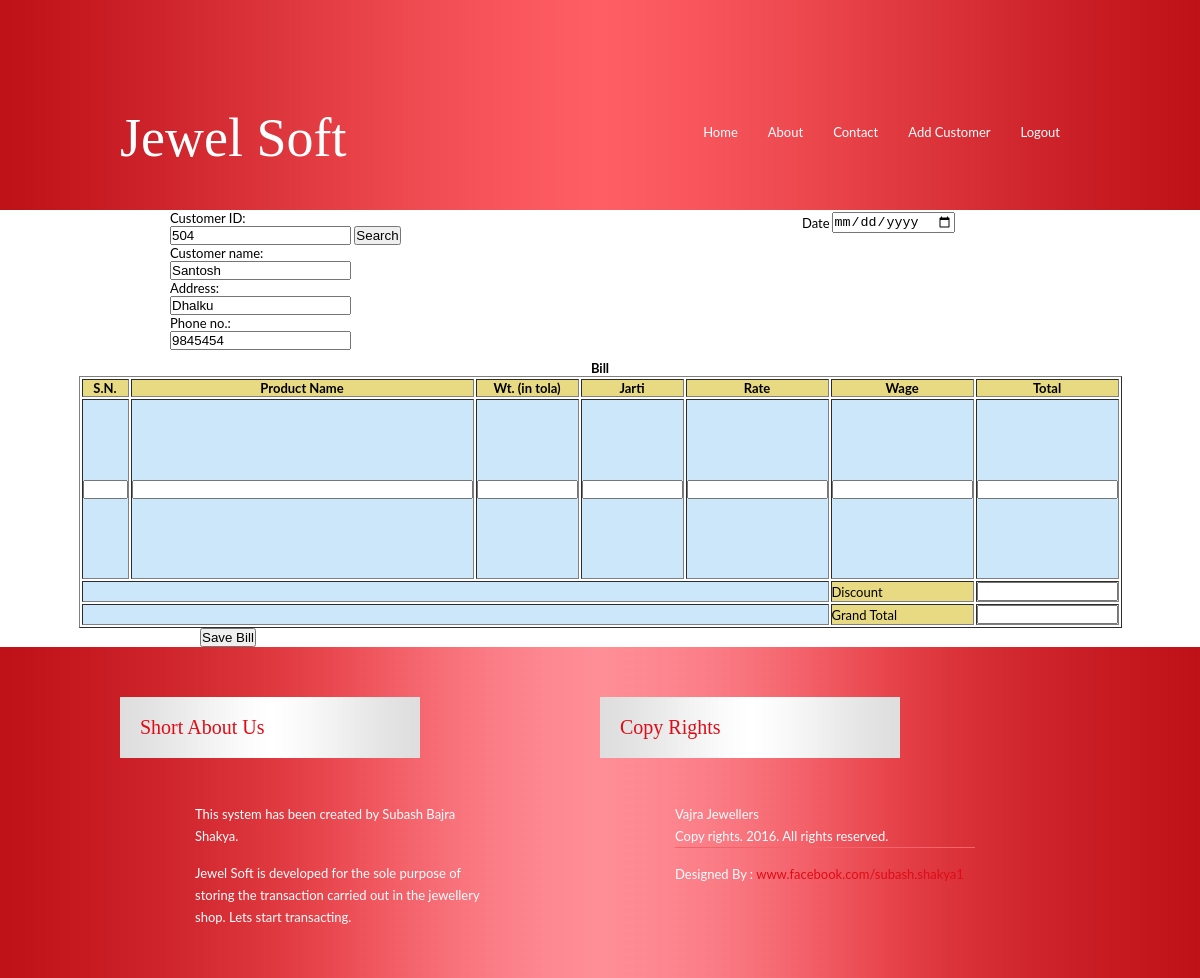
The page /Project/bill1.php?cid=504 (signed in) on the database its author committed.
### tables this page shows
CREATE TABLE `customer` (
`cust_id` int(3) NOT NULL,
  `cust_name` varchar(30) NOT NULL,
  `address` varchar(30) NOT NULL,
  `ph_no` int(100) NOT NULL,
  `image` text NOT NULL
);

### Project/bill1.php (the view, shortened to what this page needs)
<?php include("template/header.php");
include("template/session_start.php") ?>
<?php
$customer = new Customer();
if(isset($_GET["cid"])){
    $cid = $_GET["cid"];
    $sql = "Select * from customer where cust_id = $cid";
    $result=@mysql_query($sql);
    while($row=mysql_fetch_array($result)) {
        $customer->id = $row["cust_id"];
        $customer->name = $row["cust_name"];
        $customer->address = $row["address"];
        $customer->phone = $row["ph_no"];
    }
}
?>
<form method="post" name="bill" action="insert.php" onsubmit="return validateForm()">
    <div class="right">
        <table>
            <tr>
                <td>Date</td>
                <td><input type="date" name="date"></td>
            </tr>
        </table>
    </div>
    <div class="left">
        Customer ID:<br/>
        <input type="text" name="cust_id" id="cid" value="<?php echo $customer->id ?>">
        <input type="button" value="Search" onclick="search()">
        Customer name: <br/>
        <input type="text" name="cust_name" value="<?php echo $customer->name ?>"><br/>
        Address:<br/>
        <input type="text" name="address" value="<?php echo $customer->address ?>"><br/>
        Phone no.:
        <br/>
        <input type="text" name="ph_no" value="<?php echo $customer->phone ?>"><br/>
    </div>
    <table border="1" id="bill">
        <caption><B>Bill</B></caption>
        <tr>
            <th>S.N.</th>
            <th>Product Name</th>
            <th>Wt. (in tola)</th>
            <th>Jarti</th>
            <th>Rate</th>
            <th>Wage</th>
            <th>Total</th>
        </tr>
        <tr height="180px">
            <td><input type="text" size="3"> </td>
            <td><input type="text" name="prod_name" size="40"></td>
            <td><input type="text" name="weight" size="10" onChange="calculate(this.form, this.name);"></td>
            <td><input type="text" name="jarti" size="10" onChange="calculate(this.form, this.name);"></td>
            <td><input type="text" name="rate" size="15" onChange="calculate(this.form, this.name);"></td>
            <td><input type="text" name="wage" size="15" onChange="calculate(this.form, this.name);">
            </td>
            <td><input type='text' size="15" onChange="calculate(this.form, this.name);" name="result">
            </td>
        </tr>
        <tr>
            <td colspan="5"></td>
            <td bgcolor="#E8DA83" >Discount</td>
            <td><input type="text" name="dis" size="15" onChange="calculate(this.form, this.name);"></td>
        </tr>
        <tr>
            <td colspan="5"></td>
            <td bgcolor="#E8DA83">Grand Total</td>
            <td><input type="text" name="total" size="15" onChange="calculate(this.form, this.name);"></td>
        </tr>
    </table>
   <input type="submit" value="Save Bill" id="save_bill">
</form>
<?php include("template/footer.php") ?>

### Project/css/styles.css (style rules this page uses)
* { margin:0; padding:0; }
body { padding:0; margin:0;font-family: 'Lato', sans-serif; font-size:13px; }
.right { height: 50px; width: 400px; margin-left: auto; float: right; }
.left { height: 150px; width: 250px; margin-left:170px; }
th { background: #E8DA83; }
#bill tr { background: #cce7fa; }
#bill { margin: auto; }
#save_bill { margin-left:200px; }

### rows shown on the page
customer: cust_id "504", cust_name "Santosh", address "Dhalku", ph_no "9845454"
